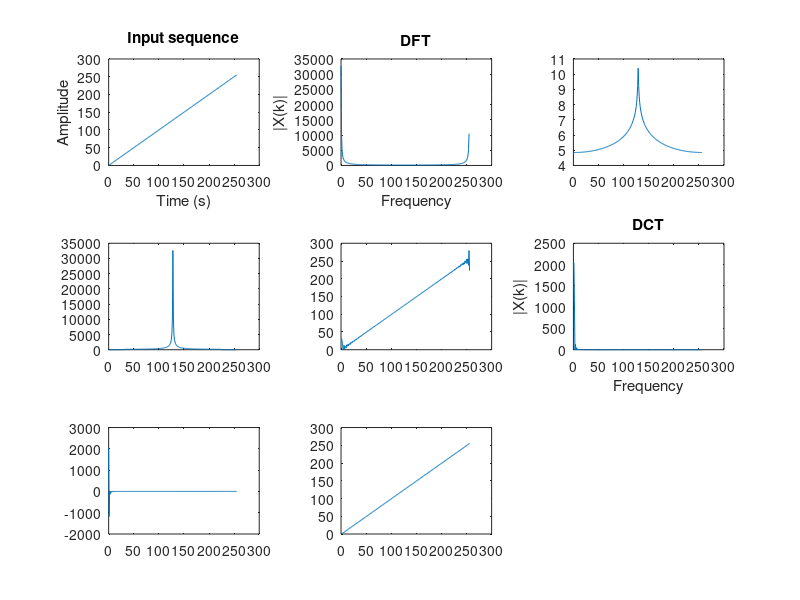

Source code (MATLAB): (Note: this script raises an error after producing the figure.)
%(1)
x=0:1:255;%generate a vector x = [1:256]
N =256;
t=0:N-1;
subplot(3,3,1),plot(t,x);%plot vector x
xlabel('Time (s)');
ylabel('Amplitude');
title('Input sequence')
 
%DFT
y_dft=fft(x);%Apply Fast Fourier transform to x
subplot(3,3,2),plot(0:N-1,abs(y_dft));  
xlabel('Frequency');
ylabel('|X(k)|');
title('DFT'); 
%high frequency to zero
y_fftshift=fftshift(y_dft);%Apply fftshift to result of fft
subplot(3,3,3),plot(log(abs(y_fftshift)));
y_fftshift(1:32)=0;%Make high frequency component to 0
y_fftshift(225:256)=0;
subplot(3,3,4),plot(t,abs(y_fftshift));
y_idft=ifft(fftshift(y_fftshift));%applt inverse fourire transform
subplot(3,3,5),plot(abs(y_idft));%plot the result


%DCT
y_dct=dct(x);%Apply Discrete cosine transform to x
subplot(3,3,6),plot(abs(y_dct));%plot the result
xlabel('Frequency');
ylabel('|X(k)|');
title('DCT');
%High frequency to zero
y_dct(225:256)=0;%make high frequency to 0
subplot(3,3,7),plot(t,y_dct);%plot the results
y_idct=idct(y_dct);%Apply inverse DCT
subplot(3,3,8),plot(y_idct);%plot the results

%%%PSNR
PSNR_DFT=psnr(y_idft,x);%calculate the psnr of DFT
PSNR_DCT=psnr(y_idct,x);%calculate tge psnr of DCT
